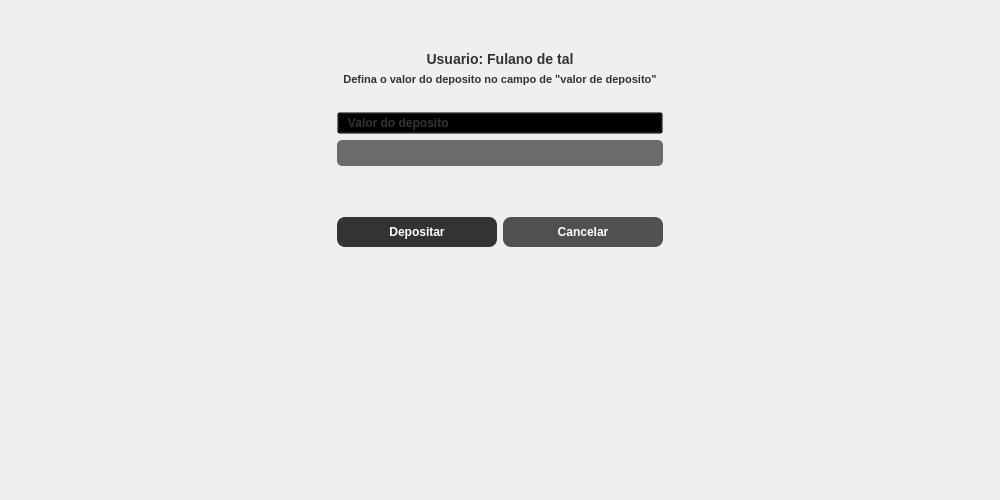
<?xml version="1.0" encoding="UTF-8"?>
<ui version="4.0">
 <class>Ui_Tela_Deposito</class>
 <widget class="QWidget" name="Ui_Tela_Deposito">
  <property name="geometry">
   <rect>
    <x>0</x>
    <y>0</y>
    <width>1000</width>
    <height>500</height>
   </rect>
  </property>
  <property name="windowTitle">
   <string>Form</string>
  </property>
  <layout class="QHBoxLayout" name="horizontalLayout_2">
   <item>
    <layout class="QHBoxLayout" name="horizontalLayout">
     <item>
      <spacer name="horizontalSpacer">
       <property name="orientation">
        <enum>Qt::Horizontal</enum>
       </property>
       <property name="sizeHint" stdset="0">
        <size>
         <width>40</width>
         <height>20</height>
        </size>
       </property>
      </spacer>
     </item>
     <item>
      <layout class="QVBoxLayout" name="verticalLayout">
       <item>
        <spacer name="verticalSpacer_2">
         <property name="orientation">
          <enum>Qt::Vertical</enum>
         </property>
         <property name="sizeType">
          <enum>QSizePolicy::Maximum</enum>
         </property>
         <property name="sizeHint" stdset="0">
          <size>
           <width>20</width>
           <height>40</height>
          </size>
         </property>
        </spacer>
       </item>
       <item>
        <widget class="QLabel" name="lbl_dep_usuario">
         <property name="styleSheet">
          <string notr="true">font-weight: bold; font-size: 14px; color: #333333;</string>
         </property>
         <property name="text">
          <string>Usuario: Fulano de tal</string>
         </property>
         <property name="alignment">
          <set>Qt::AlignCenter</set>
         </property>
        </widget>
       </item>
       <item>
        <widget class="QLabel" name="label">
         <property name="styleSheet">
          <string notr="true">font-weight: bold; font-size: 11px; color: #333333;</string>
         </property>
         <property name="text">
          <string>Defina o valor do deposito no campo de &quot;valor de deposito&quot;</string>
         </property>
         <property name="alignment">
          <set>Qt::AlignCenter</set>
         </property>
        </widget>
       </item>
       <item>
        <spacer name="verticalSpacer_4">
         <property name="orientation">
          <enum>Qt::Vertical</enum>
         </property>
         <property name="sizeType">
          <enum>QSizePolicy::Maximum</enum>
         </property>
         <property name="sizeHint" stdset="0">
          <size>
           <width>20</width>
           <height>20</height>
          </size>
         </property>
        </spacer>
       </item>
       <item>
        <widget class="QPushButton" name="pushButton">
         <property name="styleSheet">
          <string notr="true">background-color: transparent; color: #333333;font-size: 12px; font-weight: bold; text-align: left;</string>
         </property>
         <property name="text">
          <string>   Valor do deposito</string>
         </property>
         <property name="icon">
          <iconset>
           <normaloff>../Assets/dollar.png</normaloff>../Assets/dollar.png</iconset>
         </property>
        </widget>
       </item>
       <item>
        <widget class="QLineEdit" name="le_dep_valor">
         <property name="styleSheet">
          <string notr="true">background-color: #6C6C6C; color: white; padding: 5px; corner-radius: 10px; font-size: 12px; font-weight: bold; border-radius: 5px;</string>
         </property>
        </widget>
       </item>
       <item>
        <spacer name="verticalSpacer_3">
         <property name="orientation">
          <enum>Qt::Vertical</enum>
         </property>
         <property name="sizeType">
          <enum>QSizePolicy::Maximum</enum>
         </property>
         <property name="sizeHint" stdset="0">
          <size>
           <width>20</width>
           <height>45</height>
          </size>
         </property>
        </spacer>
       </item>
       <item>
        <layout class="QHBoxLayout" name="horizontalLayout_3">
         <item>
          <widget class="QPushButton" name="btn_dep_depositar">
           <property name="styleSheet">
            <string notr="true">background-color: #333333; color: white; padding: 8px; font-weight: bold; font-size: 12px; border-radius: 8px</string>
           </property>
           <property name="text">
            <string>Depositar</string>
           </property>
          </widget>
         </item>
         <item>
          <widget class="QPushButton" name="btn_dep_cancelar">
           <property name="styleSheet">
            <string notr="true">background-color: #505050;; color: white; padding: 8px; font-weight: bold; font-size: 12px; border-radius: 8px</string>
           </property>
           <property name="text">
            <string>Cancelar</string>
           </property>
          </widget>
         </item>
        </layout>
       </item>
       <item>
        <spacer name="verticalSpacer">
         <property name="orientation">
          <enum>Qt::Vertical</enum>
         </property>
         <property name="sizeHint" stdset="0">
          <size>
           <width>20</width>
           <height>40</height>
          </size>
         </property>
        </spacer>
       </item>
      </layout>
     </item>
     <item>
      <spacer name="horizontalSpacer_2">
       <property name="orientation">
        <enum>Qt::Horizontal</enum>
       </property>
       <property name="sizeHint" stdset="0">
        <size>
         <width>40</width>
         <height>20</height>
        </size>
       </property>
      </spacer>
     </item>
    </layout>
   </item>
  </layout>
 </widget>
 <resources/>
 <connections/>
</ui>
